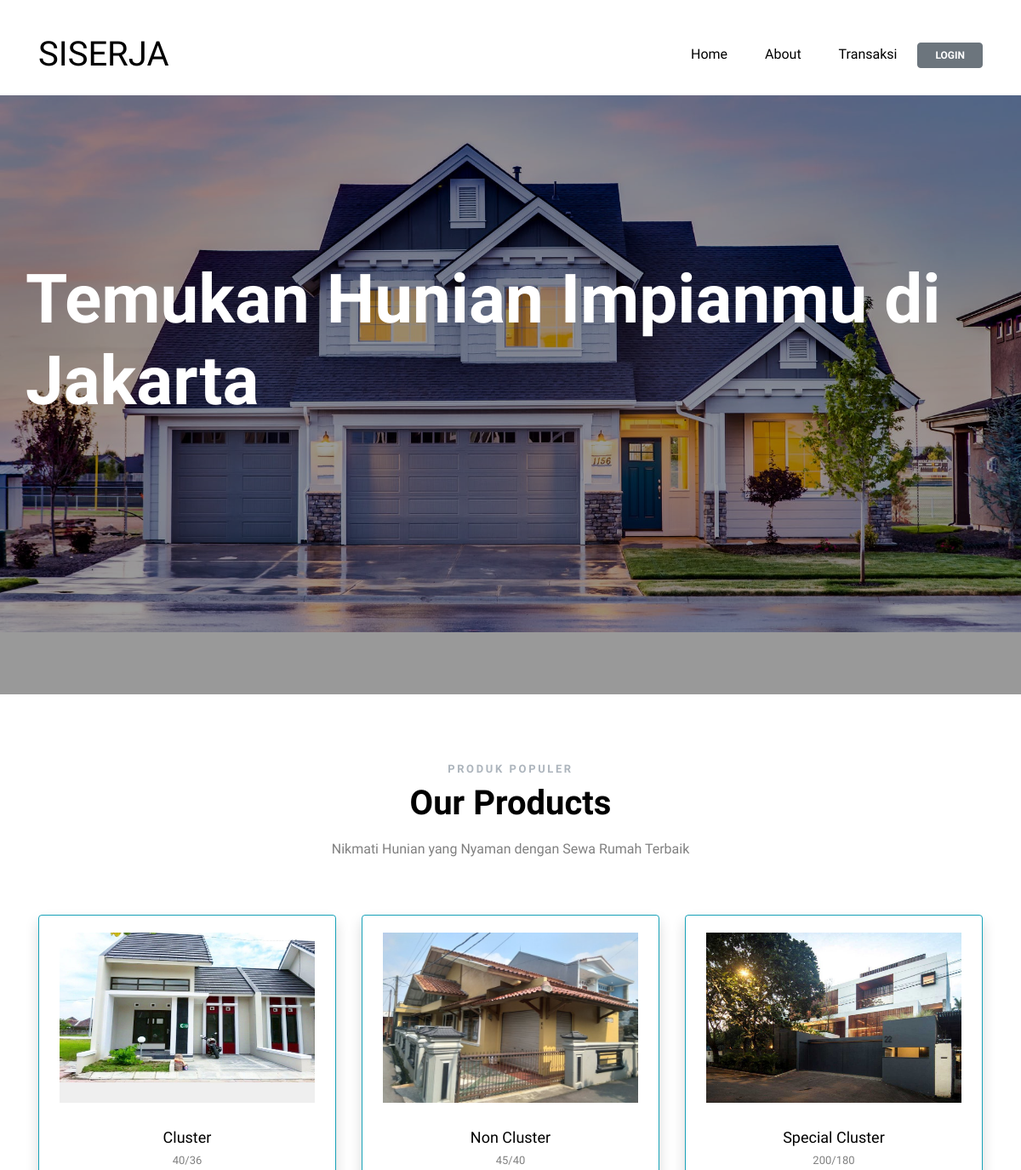
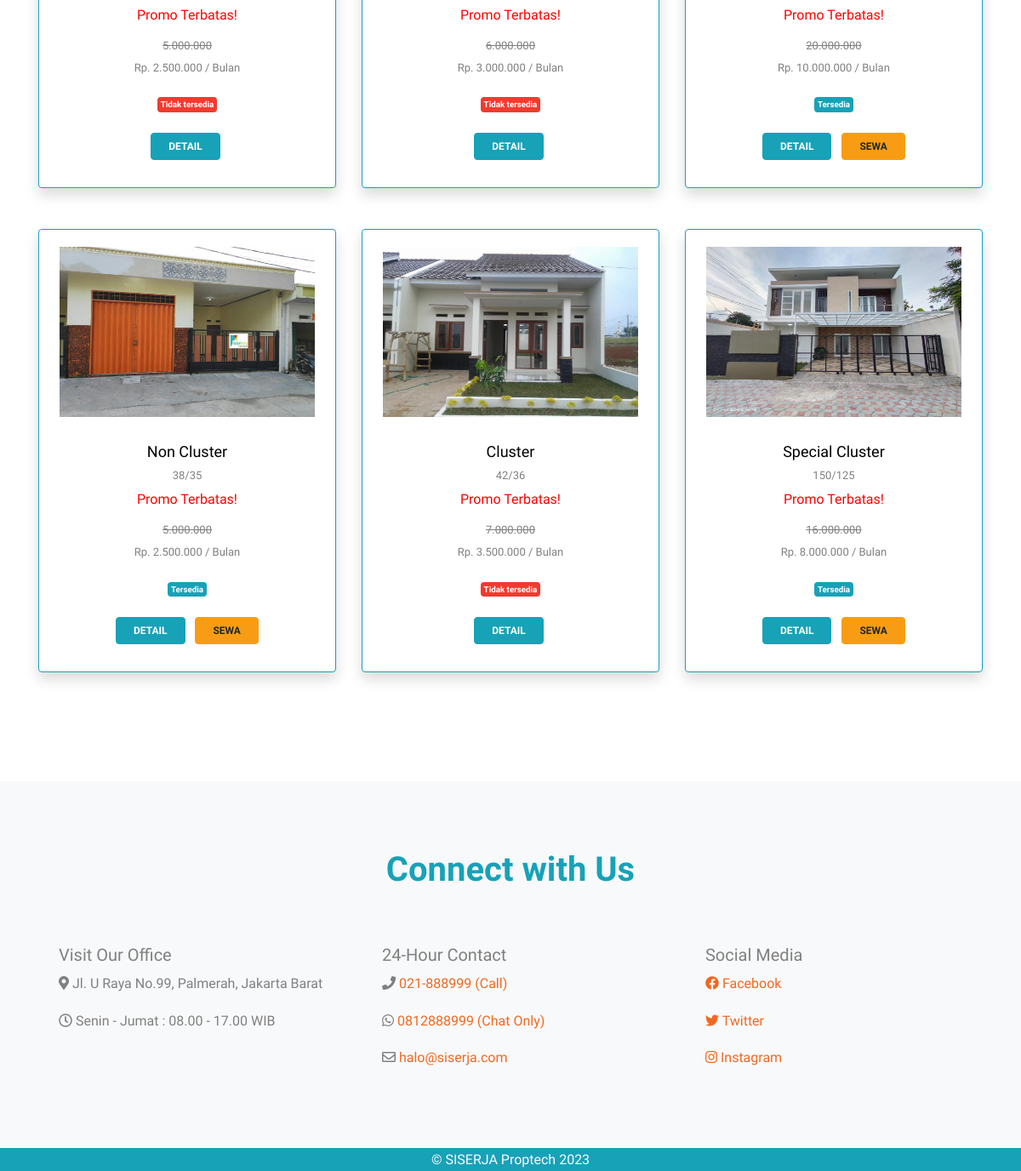
The page / on the database its author committed (2 pictures, top to bottom).
### tables this page shows
CREATE TABLE `rumah` (
  `id_rumah` int(11) NOT NULL,
  `kode_type` varchar(20) NOT NULL,
  `deskripsi` varchar(100) NOT NULL,
  `ukuran` varchar(20) NOT NULL,
  `warna` varchar(20) NOT NULL,
  `alamat_rumah` varchar(200) NOT NULL,
  `status` varchar(20) NOT NULL,
  `harga` int(20) NOT NULL,
  `denda` int(20) NOT NULL,
  `jumlah_pembangunan` varchar(20) NOT NULL,
  `gambar` varchar(100) NOT NULL
);

### application/controllers/Dashboard.php (called while the page is built, shortened)
<?php
class Dashboard extends CI_Controller
{
    public function index()
    {
        $data['rumah'] = $this->kpr_model->get_data('rumah')->result();
        $this->load->view('templates_customer/header');
        $this->load->view('customer/dashboardCs', $data);
        $this->load->view('templates_customer/footer');
    }
}

### index.php (called while the page is built, shortened)
<?php
require_once BASEPATH.'core/CodeIgniter.php';

### application/models/Kpr_model.php (called while the page is built, shortened)
<?php
class Kpr_model extends CI_Model
{
    public function get_data($table)
    {
        return $this->db->get($table);
    }
}

### application/views/customer/dashboardCs.php (the view, shortened to what this page needs)
<link rel="stylesheet" href="https://cdnjs.cloudflare.com/ajax/libs/font-awesome/5.15.3/css/all.min.css">
<div class="site-blocks-cover overlay mt-3" style="background-image: url(<?=base_url('assets/assets_shop')?>/images/gbr.jpeg);" data-aos="fade" data-stellar-background-ratio="0.5">
    <div class="container">
        <div class="row align-items-center justify-content-center">
            <div class="col-md-12" data-aos="fade-up" data-aos-delay="400">
                <div class="row mb-4">
                    <h1>Temukan Hunian Impianmu di Jakarta</h1>
                </div>
            </div>
        </div>
    </div>
</div>
<div class="site-section" id="products-section">
    <div class="container">
        <div class="row mb-5 justify-content-center">
            <div class="col-md-6 text-center">
                <h3 class="section-sub-title">Produk Populer</h3>
                <h2 class="section-title mb-3">Our Products</h2>
                <p>Nikmati Hunian yang Nyaman dengan Sewa Rumah Terbaik</p>
            </div>
        </div>
        <div class="row">
            <?php foreach ($rumah as $rm): ?>
                <div class="col-lg-4  mb-5">
                    <div class="card border-info shadow  h-300">
                        <div class="card-body border-info">
                            <div class="card-title">
                                <div class="product-item">
                                    <figure>
                                        <img src=" <?=base_url('assets/upload/' . $rm->gambar)?> " alt="Image" height="100px" width="300px" class="img-fluid" style="height: 200px;">
                                    </figure>
                                    <div class="px-4">
                                        <h3><a href="#"> <?php if ($rm->kode_type == "CLS") {
                                                                        echo "Cluster";
                                                                    } elseif ($rm->kode_type == "SCLS") {
                                                                        echo "Special Cluster";
                                                                    } elseif ($rm->kode_type == "NCLS") {
                                                                        echo "Non Cluster";
                                                                    }
                                                                    ?> </a></h3>
                                                        <p class="mb-2"><?=$rm->ukuran?> </p>
                                                        <p class="mb-3" style="color: red; font-size: medium;">Promo Terbatas!</p>
                                                        <p class="mb-2"> <del><?=number_format($rm->harga * 2, 0, ',', '.')?> </del> </p>
                                                        <p class="mb-4">Rp. <?=number_format($rm->harga, 0, ',', '.')?> / Bulan </p>
                                                        <p class="mb-4"> <?php if ($rm->status == 1) {
                                                                        echo " <span class='badge badge-info p-1'> Tersedia </span>";
                                                                    } else {
                                                                        echo "<span class='badge badge-danger p-1'> Tidak tersedia </span>";
                                                                    }
                                                                    ?> </p>
                                        <div>
                                        <a href="<?=base_url('customer/dashboard/detail_rumah/' . $rm->id_rumah);?>  " class="btn btn-info mr-1 ">Detail</a>
                                        <?php if ($rm->status == 1): ?>
                                                <?php if ($this->session->userdata('nama')): ?>
                                                    <a href="<?=base_url('transaksi/sewa/tambah_sewa/' . $rm->id_rumah);?>" class="btn btn-warning ml-1">Sewa</a>
                                                <?php else: ?>
                                                    <a href="<?=base_url('customer_auth/login');?>" class="btn btn-warning ml-1">Sewa</a>
                                                <?php endif;?>
                                            <?php endif;?>
                                        </div>
                                    </div>
                                </div>
                            </div>
                        </div>
                    </div>
                </div>
            <?php endforeach;?>
        </div>
    </div>
</div>
<div class="site-section bg-light" id="services-section">
    <div class="container">
        <div class="row mb-5">
            <div class="col-12 text-center">
                <h4 class="text text-info section-title mb-3">Connect with Us</h4>
            </div>
        </div>
        <div class="row align-items-stretch">
            <div class="col-md-6 col-lg-4 mb-4 mb-lg-4" data-aos="fade-up">
                <div class="unit-4 d-flex">
                    <div>
                    <h3>Visit Our Office</h3>
                        <p><i class="fas fa-map-marker-alt"></i> Jl. U Raya No.99, Palmerah, Jakarta Barat</p>
                        <p><i class="far fa-clock"></i> Senin - Jumat : 08.00 - 17.00 WIB </p>
                    </div>
                </div>
            </div>
            <div class="col-md-6 col-lg-4 mb-4 mb-lg-4" data-aos="fade-up" data-aos-delay="100">
                <div class="unit-4 d-flex">
                    <div>
                    <h3>24-Hour Contact</h3>
                    <p><i class="fas fa-phone"></i> <a href="tel:021888999">021-888999 (Call)</a></p>
                    <p><i class="fab fa-whatsapp"></i> <a href="https://wa.me/0812888999">0812888999 (Chat Only)</a></p>
                    <p><i class="far fa-envelope"></i> <a href="mailto:halo@siserja.com">halo@siserja.com</a></p>
                    </div>
                </div>
            </div>
            <div class="col-md-6 col-lg-4 mb-4 mb-lg-4" data-aos="fade-up" data-aos-delay="200">
                <div class="unit-4 d-flex">
                    <div>
                        <h3>Social Media</h3>
                        <p><a href="https://www.facebook.com/siserjaofficial"><i class="fab fa-facebook"></i> Facebook</a></p>
                        <p><a href="https://twitter.com/siserjaofficial"><i class="fab fa-twitter"></i> Twitter</a></p>
                        <p><a href="https://www.instagram.com/siserjaofficial"><i class="fab fa-instagram"></i> Instagram</a></p>
                    </div>
                </div>
            </div>
        </div>
    </div>
</div>

### application/views/templates_customer/header.php (shortened to what this page needs)
<!DOCTYPE html>
<html lang="en">
<head>
    <link rel="stylesheet" href="fonts/icomoon/style.css">
    <link rel="stylesheet" href="<?=base_url('assets/assets_shop')?>/css/bootstrap.min.css">
    <link rel="stylesheet" href="<?=base_url('assets/assets_shop')?>/css/jquery-ui.css">
    <link rel="stylesheet" href="<?=base_url('assets/assets_shop')?>/css/owl.carousel.min.css">
    <link rel="stylesheet" href="<?=base_url('assets/assets_shop')?>/css/owl.theme.default.min.css">
    <link rel="stylesheet" href="<?=base_url('assets/assets_shop')?>/css/owl.theme.default.min.css">
    <link rel="stylesheet" href="<?=base_url('assets/assets_shop')?>/css/jquery.fancybox.min.css">
    <link href="<?=base_url('assets/assets_admin')?>/js/dist/sweetalert2.min.css" rel="stylesheet">
    <link rel="stylesheet" href="<?=base_url('assets/assets_shop')?>/css/aos.css">
    <link rel="stylesheet" href="<?=base_url('assets/assets_shop')?>/css/style.css">
</head>
<body data-spy="scroll" data-target=".site-navbar-target" data-offset="300">
    <div class="site-wrap">
        <header class="site-navbar py-4 bg-white js-sticky-header site-navbar-target" role="banner">
            <div class="container">
                <div class="row align-items-center">
                    <div class="col-6 col-xl-2">
                        <h1 class="mb-0 "><a href="<?=base_url()?>" class="text-black mb-0">SISERJA<span class="text-info"></span> </a></h1>
                    </div>
                    <div class="col-12 col-md-10 d-none d-xl-block">
                        <nav class="site-navigation position-relative text-right" role="navigation">
                            <ul class="site-menu main-menu js-clone-nav mr-auto d-none d-lg-block">
                                <li><a href="<?=base_url('customer');?>" class="nav-link">Home</a></li>
                                <li><a href="<?=base_url('customer/dashboard/about')?>" class="nav-link">About</a></li>
                                <li><a href="<?=base_url('customer/transaksi ')?>" class="nav-link">Transaksi</a></li>
                                <li class="nav-item">
                                    <?php if ($this->session->userdata('nama')) {?>
                                        <div class="dropdown">
                                            <button class="btn btn-secondary dropdown-toggle" type="button" id="dropdownMenuButton" data-toggle="dropdown" aria-haspopup="true" aria-expanded="false">
                                                Welcome <?=$this->session->userdata('nama')?>
                                            </button>
                                            <div class="dropdown-menu dropdown-menu-right shadow animated--grow-in" aria-labelledby="userDropdown">
                                                <a class="dropdown-item" href="<?=base_url('customer_auth/ganti_password')?>">Ganti password</a>
                                                <a class="dropdown-item" href="<?=base_url('customer_auth/logout')?>" onclick="confirmLogout(event)"> Logout</a>
                                            </div>
                                        </div>
                                    <?php } else {?>
                                        <a href=" <?=base_url('customer_auth/login')?> " class="btn btn-secondary text-white"> <span>Login</span> </a>
                                    <?php }?>
                                    </li>
                                </ul>
                            </nav>
                        </div>
                    </div>
                </div>
            </div>

### application/views/templates_customer/footer.php (shortened to what this page needs)
<footer class="sticky-footer bg-info" style="position: fixed; bottom: 0; width: 100%;">
    <div class="container my-0 p-0">
        <div class="copyright text-center">
            <span class="text text-light">© SISERJA Proptech 2023</span>
        </div>
    </div>
</footer>
</body>
</html>

### assets/assets_shop/css/style.css (style rules this page uses)
body { line-height: 1.7; color: gray; font-weight: 400; font-size: 1rem; }
a { -webkit-transition: .3s all ease; -o-transition: .3s all ease; transition: .3s all ease; }
h1, h2, h3, h4, h5, .h1, .h2, .h3, .h4, .h5 { font-family: "Muli", -apple-system, BlinkMacSystemFont, "Segoe UI", Roboto, "Helvetica Neue", Arial, sans-serif, "Apple Color Emoji", "Segoe UI Emoji", "Segoe UI Symbol", "Noto Color Emoji"; }
.text-black { color: #000 !important; }
.site-wrap:before { display: none; -webkit-transition: .3s all ease-in-out; -o-transition: .3s all ease-in-out; transition: .3s all ease-in-out; background: rgba(0, 0, 0, 0.6); content: ""; position: absolute; z-index: 2000; top: 0; left: 0; right: 0; bottom: 0; opacity: 0; visibility: hidden; }
.btn { text-transform: uppercase; font-size: 12px; font-weight: 900; padding: 6px 20px; }
.site-section { padding: 2.5em 0; }
@media (min-width: 768px) { .site-section { padding: 5em 0; } }
.site-navbar { margin-bottom: 0px; z-index: 1999; position: relative; width: 100%; background: #fff; }
.site-navbar .site-navigation .site-menu { margin-bottom: 0; }
.site-navbar .site-navigation .site-menu a { text-decoration: none !important; display: inline-block; }
.site-navbar .site-navigation .site-menu>li { display: inline-block; }
.site-navbar .site-navigation .site-menu>li>a { padding: 5px 20px; color: #000; display: inline-block; text-decoration: none !important; }
.sticky-wrapper .site-navbar { -webkit-transition: .3s all ease; -o-transition: .3s all ease; transition: .3s all ease; }
.site-blocks-cover { background-size: cover; background-repeat: no-repeat; background-position: top; background-position: center center; }
.site-blocks-cover.overlay { position: relative; }
.site-blocks-cover.overlay:before { position: absolute; content: ""; left: 0; bottom: 0; right: 0; top: 0; background: rgba(0, 0, 0, 0.4); }
.site-blocks-cover, .site-blocks-cover>.container>.row { min-height: 600px; height: calc(100vh); }
.site-blocks-cover h1 { font-size: 5rem; font-weight: 400; color: #fff; font-weight: 900; }
.bg-light { background: #ccc; }
.unit-4 h3 { font-size: 20px; }
.section-sub-title { font-size: 13px; color: #adb5bd; letter-spacing: .2em; text-transform: uppercase; font-weight: 700; }
.section-title { color: #000; font-size: 40px; font-weight: 900; }
.position-relative { position: relative; }
.product-item { text-align: center; }
.product-item figure { overflow: hidden; position: relative; margin-bottom: 30px; }
.product-item figure:before { z-index: 2; -webkit-transition: .4s all ease; -o-transition: .4s all ease; transition: .4s all ease; -webkit-transform: scale(1.05); -ms-transform: scale(1.05); transform: scale(1.05); position: absolute; content: ""; border: 4px solid #219ef1; left: 20px; right: 20px; top: 20px; bottom: 20px; opacity: 0; visibility: hidden; }
.product-item figure img { -webkit-transition: .3s all ease; -o-transition: .3s all ease; transition: .3s all ease; -webkit-transform: scale(1); -ms-transform: scale(1); transform: scale(1); }
.product-item h3 { font-size: 18px; }
.product-item h3 a { color: #000; }
.product-item p { line-height: 1.4; font-size: 13px; }

### rows shown on the page
rumah: gambar (picture), kode_type "Cluster", ukuran "40/36", $rm->harga*2 "5.000.000", harga "2.500.000", status "Tidak tersedia"
rumah: gambar (picture), kode_type "Non Cluster", ukuran "45/40", $rm->harga*2 "6.000.000", harga "3.000.000", status "Tidak tersedia"
rumah: gambar (picture), kode_type "Special Cluster", ukuran "200/180", $rm->harga*2 "20.000.000", harga "10.000.000", status "Tersedia"
rumah: gambar (picture), kode_type "Non Cluster", ukuran "38/35", $rm->harga*2 "5.000.000", harga "2.500.000", status "Tersedia"
rumah: gambar (picture), kode_type "Cluster", ukuran "42/36", $rm->harga*2 "7.000.000", harga "3.500.000", status "Tidak tersedia"
rumah: gambar (picture), kode_type "Special Cluster", ukuran "150/125", $rm->harga*2 "16.000.000", harga "8.000.000", status "Tersedia"
